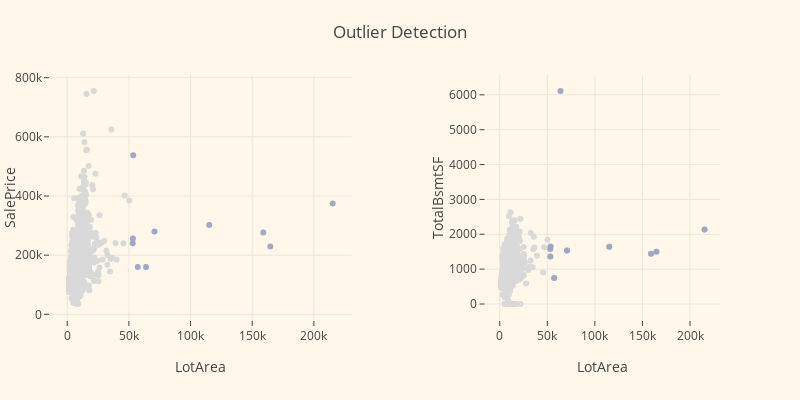

Notebook source saved alongside this figure:
### Code cell
outIndex = [1298, 769, 706, 249, 313, 457, 451, 384, 335, 1396]
outIndex2 = [1298, 523, 496, 440, 332]
outpos =  df_train.index.isin(outIndex)
inpos = ~outpos
outpos2 = df_train.index.isin(outIndex2)
inpos2 = ~outpos2

trace1 = go.Scatter(
    x = df_train.loc[inpos,'LotArea'],
    y = df_train.loc[inpos,'SalePrice'],
    mode = 'markers',
    marker = dict(
        color='rgba(217, 217, 217, 1.0)',
    ),
    text = 'Inner'
)
trace2 =  go.Scatter(
    x = df_train.loc[outIndex,'LotArea'],
    y = df_train.loc[outIndex, 'SalePrice'],
    mode = 'markers',
    marker = dict(
        color= 'rgba(156, 165, 196, 0.95)',
    ),
    text = 'Outlier'
)

trace3 = go.Scatter(
    x = df_train.loc[inpos2, 'LotArea'],
    y = df_train.loc[inpos2,'TotalBsmtSF'],
    mode = 'markers',
    marker = dict(
        color='rgba(217, 217, 217, 1.0)',
    ),
    xaxis = 'x2',
    yaxis = 'y2',
    text = 'Inner'
)
trace4 =  go.Scatter(
    x = df_train.loc[outIndex,'LotArea'],
    y = df_train.loc[outIndex, 'TotalBsmtSF'],
    mode = 'markers',
    marker = dict(
        color= 'rgba(156, 165, 196, 0.95)',
    ),
    xaxis = 'x2',
    yaxis = 'y2',
    text = 'Outlier'
)

xaxisDict =  dict(
            ticklen = 5,
            showgrid = True,
            zeroline = False,
            showline = False)
yaxisDict = dict(
        showgrid = True,
        zeroline = False,
        ticklen =5,
        gridwidth = 0
    )
data = [trace1, trace2, trace3, trace4]
layout = go.Layout(
    width = 800,
    height = 400,
    title = 'Outlier Detection',
    hovermode = 'closest',
    paper_bgcolor='rgb(254, 247, 234)',
    plot_bgcolor='rgb(254, 247, 234)',
    xaxis1 = xaxisDict,
    yaxis1 = yaxisDict,
    xaxis2 = xaxisDict,
    yaxis2 = yaxisDict,
    showlegend = False
)

fig = go.Figure(data = data, layout = layout)
fig.layout.xaxis1.update({'anchor': 'y1', 'domain' : [0, 0.45], 'title': 'LotArea'})
fig.layout.yaxis1.update({'anchor': 'x1', 'domain': [0, 1], 'title': 'SalePrice'})
fig.layout.xaxis2.update({'anchor': 'y2', 'domain' : [0.65, 1], 'title':'LotArea'})
fig.layout.yaxis2.update({'anchor': 'x2', 'domain': [0, 1], 'title' : 'TotalBsmtSF'})
fig.layout.margin.update({'t':75, 'l':50})

py.iplot(fig)
###
df_train = df_train.loc[~df_train.index.isin(totOut.index),:]

### Figure 1 — Plotly figure (JSON) as saved in the notebook; plotly's stock layout.template omitted (floating-point values rounded to 4 significant figures; data arrays with more than 128 entries replaced by an {"elided": "..."} marker saying what was removed)
{"data": [{"marker": {"color": "rgba(217, 217, 217, 1.0)"}, "mode": "markers", "text": "Inner", "type": "scatter", "x": {"elided": "1450 int values"}, "y": {"elided": "1450 int values"}}, {"marker": {"color": "rgba(156, 165, 196, 0.95)"}, "mode": "markers", "text": "Outlier", "type": "scatter", "x": [63887, 53504, 115149, 159000, 215245, 53227, 70761, 53107, 164660, 57200], "y": [160000, 538000, 302000, 277000, 375000, 256000, 280000, 240000, 228950, 160000]}, {"marker": {"color": "rgba(217, 217, 217, 1.0)"}, "mode": "markers", "text": "Inner", "type": "scatter", "x": {"elided": "1455 int values"}, "xaxis": "x2", "y": {"elided": "1455 int values"}, "yaxis": "y2"}, {"marker": {"color": "rgba(156, 165, 196, 0.95)"}, "mode": "markers", "text": "Outlier", "type": "scatter", "x": [63887, 53504, 115149, 159000, 215245, 53227, 70761, 53107, 164660, 57200], "xaxis": "x2", "y": [6110, 1650, 1643, 1444, 2136, 1364, 1533, 1580, 1499, 747], "yaxis": "y2"}], "layout": {"height": 400, "hovermode": "closest", "margin": {"l": 50, "t": 75}, "paper_bgcolor": "rgb(254, 247, 234)", "plot_bgcolor": "rgb(254, 247, 234)", "showlegend": false, "title": "Outlier Detection", "width": 800, "xaxis1": {"anchor": "y1", "domain": [0, 0.45], "showgrid": true, "showline": false, "ticklen": 5, "title": "LotArea", "zeroline": false}, "xaxis2": {"anchor": "y2", "domain": [0.65, 1], "showgrid": true, "showline": false, "ticklen": 5, "title": "LotArea", "zeroline": false}, "yaxis1": {"anchor": "x1", "domain": [0, 1], "gridwidth": 0, "showgrid": true, "ticklen": 5, "title": "SalePrice", "zeroline": false}, "yaxis2": {"anchor": "x2", "domain": [0, 1], "gridwidth": 0, "showgrid": true, "ticklen": 5, "title": "TotalBsmtSF", "zeroline": false}}}
